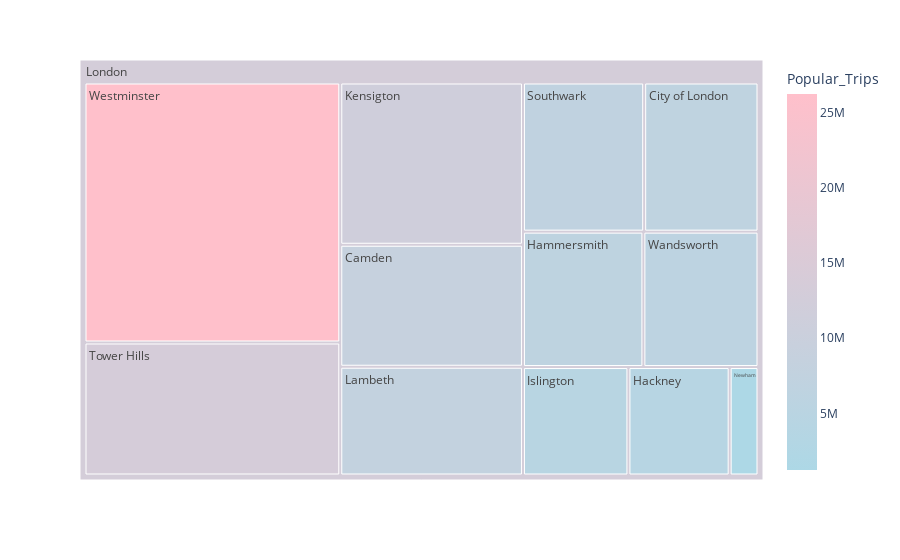

The cell this chart's notebook holds for it:
### Code cell
fig = px.treemap(data_frame=all_trips_count,
                 path=[px.Constant("London"), all_trips_count['Unnamed: 0']]
                 , values="Popular_Trips", color='Popular_Trips'
                 ,color_continuous_scale=['lightblue','pink'])
fig.update_traces(root_color="lightgrey")
fig.show()

### Figure 1 — Plotly figure (JSON) as saved in the notebook; plotly's stock layout.template omitted (floating-point values rounded to 4 significant figures)
{"data": [{"branchvalues": "total", "customdata": [[8789555], [6724995], [4331065], [6430106], [4511806], [11690694], [7836589], [1233251], [7131107], [13416371], [6147283], [26227724], [13010000.0]], "domain": {"x": [0, 1], "y": [0, 1]}, "hovertemplate": "labels=%{label}<br>Popular_Trips_sum=%{value}<br>parent=%{parent}<br>id=%{id}<br>Popular_Trips=%{color}<extra></extra>", "ids": ["London/Camden", "London/City of London", "London/Hackney", "London/Hammersmith", "London/Islington", "London/Kensigton", "London/Lambeth", "London/Newham", "London/Southwark", "London/Tower Hills", "London/Wandsworth", "London/Westminster", "London"], "labels": ["Camden", "City of London", "Hackney", "Hammersmith", "Islington", "Kensigton", "Lambeth", "Newham", "Southwark", "Tower Hills", "Wandsworth", "Westminster", "London"], "marker": {"coloraxis": "coloraxis", "colors": [8789555, 6724995, 4331065, 6430106, 4511806, 11690694, 7836589, 1233251, 7131107, 13416371, 6147283, 26227724, 13010000.0]}, "name": "", "parents": ["London", "London", "London", "London", "London", "London", "London", "London", "London", "London", "London", "London", ""], "root": {"color": "lightgrey"}, "type": "treemap", "values": [8789555, 6724995, 4331065, 6430106, 4511806, 11690694, 7836589, 1233251, 7131107, 13416371, 6147283, 26227724, 104470546]}], "layout": {"coloraxis": {"colorbar": {"title": {"text": "Popular_Trips"}}, "colorscale": [[0, "lightblue"], [1, "pink"]]}, "legend": {"tracegroupgap": 0}, "margin": {"t": 60}}}
